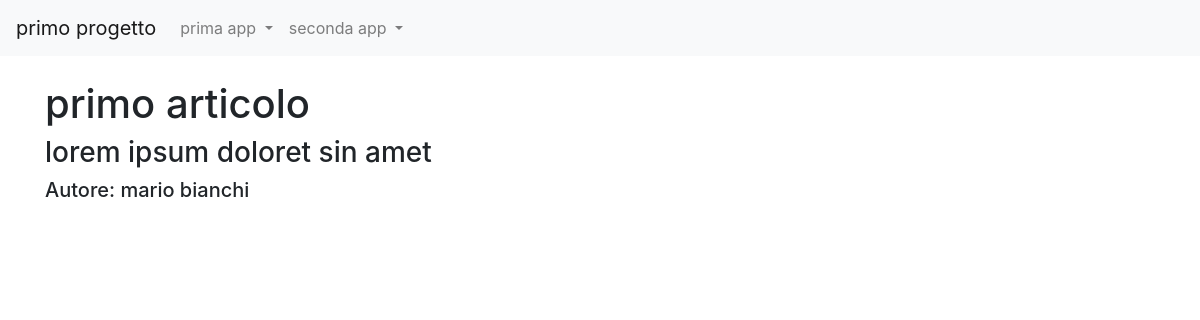
/news/articoli/1, run on the app's committed database.
### news/models.py (models this page shows, shortened)
class Articolo(models.Model):
    titolo = models.CharField(max_length=100)
    contenuto = models.TextField()
    giornalista = models.ForeignKey(Giornalista, on_delete=models.CASCADE, related_name="articoli")
    data = models.DateField(auto_now=True, blank=True)
    visualizzazioni = models.IntegerField(default=0, blank=True)
    class Meta:
        verbose_name="Articolo"
        verbose_name_plural="Articoli"

class Giornalista(models.Model):
    nome = models.CharField(max_length=20)
    cognome = models.CharField(max_length=20)
    anno_di_nascita = models.DateField(blank=True)
    def __str__(self):
        return self.nome + " " + self.cognome
    class Meta:
        verbose_name="Giornalista"
        verbose_name_plural="giornalisti"

### news/views.py (the view)
# urls.py: path('articoli/<int:pk>', articoloDetailView, name="articolo_detail"),
def articoloDetailView(request, pk):
        articolo = get_object_or_404(Articolo, pk=pk)
        context = {"articolo": articolo}
        return render(request, "articolo_detail.html", context)

### news/templates/articolo_detail.html (shortened to what this page needs)
{% extends 'base.html' %}
{% block content %}
    <h1>{{ articolo.titolo }}</h1>
    <h3>{{ articolo.contenuto }}</h3>
    <h5>Autore: {{ articolo.giornalista }}</h5>
{% endblock content %}

### data on the page
Articolo: titolo "primo articolo", contenuto "lorem ipsum doloret sin amet", giornalista "mario bianchi"
